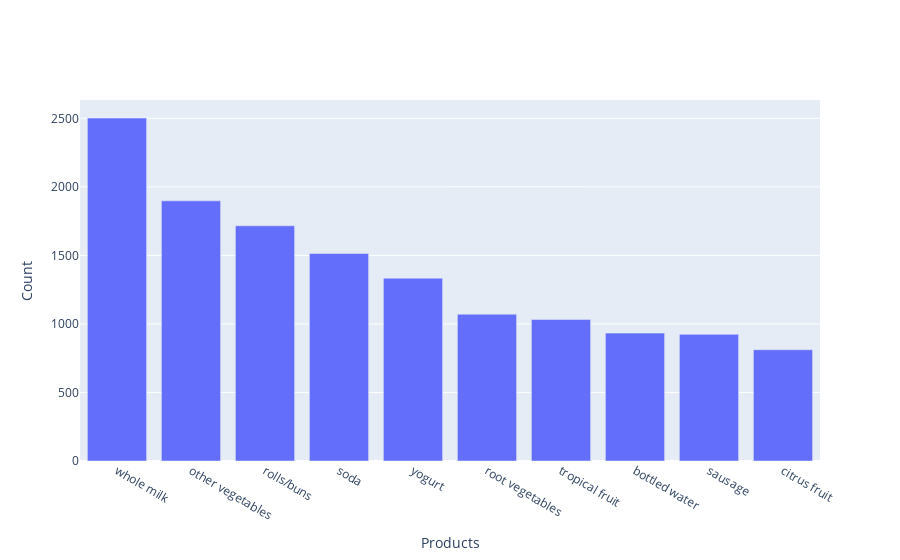

The cell this chart's notebook holds for it:
### Code cell
x=df['itemDescription'].value_counts()
x=x.sort_values(ascending=False)
x=x[:10]

distribution_plot(x=x.index, y=x.values, yaxis="Count", xaxis="Products")

### Figure 1 — Plotly figure (JSON) as saved in the notebook; plotly's stock layout.template omitted (floating-point values rounded to 4 significant figures)
{"data": [{"type": "bar", "x": ["whole milk", "other vegetables", "rolls/buns", "soda", "yogurt", "root vegetables", "tropical fruit", "bottled water", "sausage", "citrus fruit"], "y": [2502, 1898, 1716, 1514, 1334, 1071, 1032, 933, 924, 812]}], "layout": {"xaxis": {"title": {"text": "Products"}}, "yaxis": {"title": {"text": "Count"}}}}
